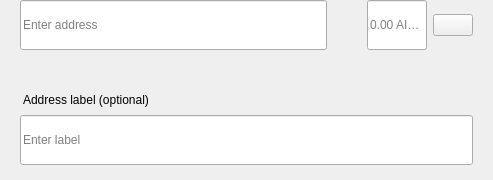
<?xml version="1.0" encoding="UTF-8"?>
<ui version="4.0">
 <class>SendMultiRow</class>
 <widget class="QWidget" name="SendMultiRow">
  <property name="geometry">
   <rect>
    <x>0</x>
    <y>0</y>
    <width>493</width>
    <height>180</height>
   </rect>
  </property>
  <property name="minimumSize">
   <size>
    <width>0</width>
    <height>0</height>
   </size>
  </property>
  <property name="maximumSize">
   <size>
    <width>16777215</width>
    <height>16777215</height>
   </size>
  </property>
  <property name="windowTitle">
   <string>Form</string>
  </property>
  <layout class="QVBoxLayout" name="verticalLayout_3">
   <property name="spacing">
    <number>0</number>
   </property>
   <property name="leftMargin">
    <number>0</number>
   </property>
   <property name="topMargin">
    <number>0</number>
   </property>
   <property name="rightMargin">
    <number>20</number>
   </property>
   <property name="bottomMargin">
    <number>5</number>
   </property>
   <item alignment="Qt::AlignTop">
    <widget class="QWidget" name="widget" native="true">
     <property name="sizePolicy">
      <sizepolicy hsizetype="Expanding" vsizetype="Maximum">
       <horstretch>0</horstretch>
       <verstretch>0</verstretch>
      </sizepolicy>
     </property>
     <property name="minimumSize">
      <size>
       <width>0</width>
       <height>60</height>
      </size>
     </property>
     <property name="maximumSize">
      <size>
       <width>16777215</width>
       <height>85</height>
      </size>
     </property>
     <layout class="QHBoxLayout" name="horizontalLayout" stretch="6,0,2">
      <property name="spacing">
       <number>0</number>
      </property>
      <property name="leftMargin">
       <number>8</number>
      </property>
      <property name="topMargin">
       <number>0</number>
      </property>
      <property name="rightMargin">
       <number>0</number>
      </property>
      <property name="bottomMargin">
       <number>0</number>
      </property>
      <item alignment="Qt::AlignTop">
       <widget class="QStackedWidget" name="stackedAddress">
        <property name="minimumSize">
         <size>
          <width>0</width>
          <height>50</height>
         </size>
        </property>
        <property name="maximumSize">
         <size>
          <width>16777215</width>
          <height>50</height>
         </size>
        </property>
        <widget class="QWidget" name="page_4">
         <property name="sizePolicy">
          <sizepolicy hsizetype="Expanding" vsizetype="Preferred">
           <horstretch>0</horstretch>
           <verstretch>0</verstretch>
          </sizepolicy>
         </property>
         <property name="minimumSize">
          <size>
           <width>0</width>
           <height>50</height>
          </size>
         </property>
         <property name="maximumSize">
          <size>
           <width>16777215</width>
           <height>55</height>
          </size>
         </property>
         <layout class="QVBoxLayout" name="verticalLayout_7">
          <property name="spacing">
           <number>0</number>
          </property>
          <property name="leftMargin">
           <number>12</number>
          </property>
          <property name="topMargin">
           <number>0</number>
          </property>
          <property name="rightMargin">
           <number>0</number>
          </property>
          <property name="bottomMargin">
           <number>0</number>
          </property>
          <item>
           <widget class="QLineEdit" name="lineEditAddress">
            <property name="minimumSize">
             <size>
              <width>0</width>
              <height>50</height>
             </size>
            </property>
            <property name="maximumSize">
             <size>
              <width>16777215</width>
              <height>50</height>
             </size>
            </property>
            <property name="placeholderText">
             <string>Enter address</string>
            </property>
           </widget>
          </item>
         </layout>
        </widget>
        <widget class="QWidget" name="page_3"/>
       </widget>
      </item>
      <item>
       <spacer name="horizontalSpacer_3">
        <property name="orientation">
         <enum>Qt::Horizontal</enum>
        </property>
        <property name="sizeType">
         <enum>QSizePolicy::Fixed</enum>
        </property>
        <property name="sizeHint" stdset="0">
         <size>
          <width>40</width>
          <height>20</height>
         </size>
        </property>
       </spacer>
      </item>
      <item>
       <layout class="QHBoxLayout" name="horizontalLayout_2">
        <property name="spacing">
         <number>6</number>
        </property>
        <item alignment="Qt::AlignTop">
         <widget class="QLineEdit" name="lineEditAmount">
          <property name="sizePolicy">
           <sizepolicy hsizetype="Expanding" vsizetype="Preferred">
            <horstretch>0</horstretch>
            <verstretch>0</verstretch>
           </sizepolicy>
          </property>
          <property name="minimumSize">
           <size>
            <width>0</width>
            <height>50</height>
           </size>
          </property>
          <property name="maximumSize">
           <size>
            <width>16777215</width>
            <height>50</height>
           </size>
          </property>
          <property name="maxLength">
           <number>17</number>
          </property>
          <property name="alignment">
           <set>Qt::AlignLeading|Qt::AlignLeft|Qt::AlignVCenter</set>
          </property>
          <property name="placeholderText">
           <string notr="true">0.00 AIMH</string>
          </property>
         </widget>
        </item>
        <item>
         <layout class="QVBoxLayout" name="verticalLayout">
          <property name="topMargin">
           <number>14</number>
          </property>
          <property name="bottomMargin">
           <number>0</number>
          </property>
          <item alignment="Qt::AlignTop">
           <widget class="QPushButton" name="btnMenu">
            <property name="minimumSize">
             <size>
              <width>0</width>
              <height>0</height>
             </size>
            </property>
            <property name="maximumSize">
             <size>
              <width>16777215</width>
              <height>16777215</height>
             </size>
            </property>
            <property name="focusPolicy">
             <enum>Qt::NoFocus</enum>
            </property>
            <property name="text">
             <string/>
            </property>
           </widget>
          </item>
         </layout>
        </item>
       </layout>
      </item>
     </layout>
    </widget>
   </item>
   <item>
    <widget class="QWidget" name="layoutLabel" native="true">
     <property name="minimumSize">
      <size>
       <width>0</width>
       <height>0</height>
      </size>
     </property>
     <property name="maximumSize">
      <size>
       <width>16777215</width>
       <height>16777215</height>
      </size>
     </property>
     <layout class="QVBoxLayout" name="verticalLayout_9">
      <property name="spacing">
       <number>6</number>
      </property>
      <property name="leftMargin">
       <number>20</number>
      </property>
      <property name="topMargin">
       <number>0</number>
      </property>
      <property name="rightMargin">
       <number>0</number>
      </property>
      <property name="bottomMargin">
       <number>10</number>
      </property>
      <item>
       <spacer name="verticalSpacer">
        <property name="orientation">
         <enum>Qt::Vertical</enum>
        </property>
        <property name="sizeType">
         <enum>QSizePolicy::Fixed</enum>
        </property>
        <property name="sizeHint" stdset="0">
         <size>
          <width>20</width>
          <height>20</height>
         </size>
        </property>
       </spacer>
      </item>
      <item>
       <widget class="QLabel" name="labelSubtitleDescription">
        <property name="styleSheet">
         <string notr="true">margin-bottom:2px;
margin-left:0.05px;
padding:0px;</string>
        </property>
        <property name="text">
         <string>Address label (optional)</string>
        </property>
       </widget>
      </item>
      <item>
       <widget class="QLineEdit" name="lineEditDescription">
        <property name="minimumSize">
         <size>
          <width>0</width>
          <height>50</height>
         </size>
        </property>
        <property name="maximumSize">
         <size>
          <width>16777215</width>
          <height>50</height>
         </size>
        </property>
        <property name="placeholderText">
         <string>Enter label</string>
        </property>
       </widget>
      </item>
     </layout>
    </widget>
   </item>
  </layout>
 </widget>
 <resources/>
 <connections/>
</ui>
